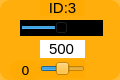
    <widget class="QWidget" name="widget_id1_3" native="true">
     <property name="geometry">
      <rect>
       <x>770</x>
       <y>480</y>
       <width>120</width>
       <height>80</height>
      </rect>
     </property>
     <property name="styleSheet">
      <string notr="true">background-color: rgb(255, 170, 0, 200);
border-radius:10px;</string>
     </property>
     <widget class="QLabel" name="label_ID1_4">
      <property name="geometry">
       <rect>
        <x>40</x>
        <y>0</y>
        <width>45</width>
        <height>16</height>
       </rect>
      </property>
      <property name="minimumSize">
       <size>
        <width>0</width>
        <height>10</height>
       </size>
      </property>
      <property name="font">
       <font>
        <family>Arial</family>
        <pointsize>11</pointsize>
       </font>
      </property>
      <property name="styleSheet">
       <string notr="true">background-color: rgb(255, 255, 255， 0);
border-radius:0px;</string>
      </property>
      <property name="text">
       <string>ID:3</string>
      </property>
      <property name="alignment">
       <set>Qt::AlignCenter</set>
      </property>
     </widget>
     <widget class="QSlider" name="horizontalSlider_pulse_id3">
      <property name="geometry">
       <rect>
        <x>20</x>
        <y>20</y>
        <width>83</width>
        <height>16</height>
       </rect>
      </property>
      <property name="autoFillBackground">
       <bool>false</bool>
      </property>
      <property name="styleSheet">
       <string notr="true">background-color: rgb(0, 0, 0);
border-radius:0px;</string>
      </property>
      <property name="minimum">
       <number>0</number>
      </property>
      <property name="maximum">
       <number>1000</number>
      </property>
      <property name="pageStep">
       <number>1</number>
      </property>
      <property name="value">
       <number>500</number>
      </property>
      <property name="orientation">
       <enum>Qt::Horizontal</enum>
      </property>
     </widget>
     <widget class="QSlider" name="horizontalSlider_dev_id3">
      <property name="geometry">
       <rect>
        <x>40</x>
        <y>60</y>
        <width>45</width>
        <height>18</height>
       </rect>
      </property>
      <property name="styleSheet">
       <string notr="true">background-color: rgb(255, 255, 255， 0);</string>
      </property>
      <property name="minimum">
       <number>-125</number>
      </property>
      <property name="maximum">
       <number>125</number>
      </property>
      <property name="pageStep">
       <number>1</number>
      </property>
      <property name="orientation">
       <enum>Qt::Horizontal</enum>
      </property>
     </widget>
     <widget class="QLabel" name="label_id3">
      <property name="geometry">
       <rect>
        <x>10</x>
        <y>60</y>
        <width>31</width>
        <height>20</height>
       </rect>
      </property>
      <property name="minimumSize">
       <size>
        <width>0</width>
        <height>10</height>
       </size>
      </property>
      <property name="font">
       <font>
        <family>DejaVu Sans</family>
        <pointsize>10</pointsize>
       </font>
      </property>
      <property name="styleSheet">
       <string notr="true">background-color: rgb(255, 255, 255， 0);</string>
      </property>
      <property name="text">
       <string>0</string>
      </property>
      <property name="alignment">
       <set>Qt::AlignCenter</set>
      </property>
     </widget>
     <widget class="QLineEdit" name="lineEdit_id3">
      <property name="geometry">
       <rect>
        <x>40</x>
        <y>40</y>
        <width>45</width>
        <height>18</height>
       </rect>
      </property>
      <property name="sizePolicy">
       <sizepolicy hsizetype="Fixed" vsizetype="Fixed">
        <horstretch>0</horstretch>
        <verstretch>0</verstretch>
       </sizepolicy>
      </property>
      <property name="font">
       <font>
        <family>Arial</family>
        <pointsize>11</pointsize>
       </font>
      </property>
      <property name="autoFillBackground">
       <bool>false</bool>
      </property>
      <property name="styleSheet">
       <string notr="true">background-color: rgb(255, 255, 255);
border-radius:0px;</string>
      </property>
      <property name="text">
       <string>500</string>
      </property>
      <property name="maxLength">
       <number>1000</number>
      </property>
      <property name="alignment">
       <set>Qt::AlignCenter</set>
      </property>
      <property name="dragEnabled">
       <bool>false</bool>
      </property>
      <property name="readOnly">
       <bool>false</bool>
      </property>
     </widget>
    </widget>
